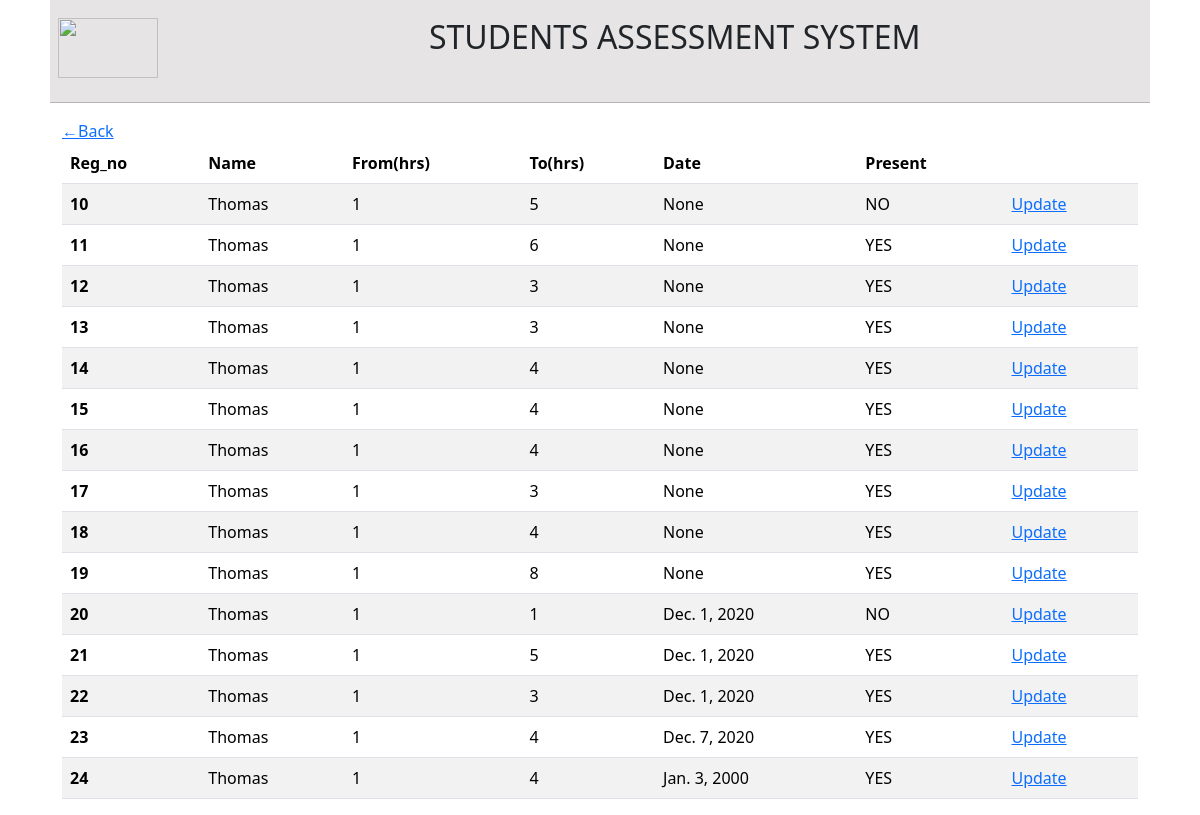
/viewatt/ (signed in), run on the app's committed database.
### users/models.py (models this page shows, shortened)
class pythonAttendance(models.Model):
    reg=models.IntegerField(default=0)
    name=models.CharField(max_length=300)
    ONE=1
    TWO=2
    THREE=3
    FOUR=4
    FIVE=5
    SIX=6
    SEVEN=7
    EIGHT=8
    NINE=9
    TEN=10
    ELEVEN=11
    TWELVE=12
    TIMEHRS=[
        (ONE,1),
        (TWO,2),
        (THREE,3),
        (FOUR,4),
        (FIVE,5),
        (SIX,6),
        (SEVEN,7),
        (EIGHT,8),
        (NINE,9),
        (TEN,10),
        (ELEVEN,11),
        (TWELVE,12)
    ]
    YES='YES'
    NO='NO'
    PRESENT=[
        (YES,'YES'),
        (NO,'NO')
    ]
    From_hrs=models.IntegerField(choices=TIMEHRS,default=ONE)
    To_hrs=models.IntegerField(choices=TIMEHRS,default=ONE)
    present=models.CharField(max_length=50,choices=PRESENT,default=YES)
    sumhrs=models.IntegerField(default=0)
    date=models.DateField(blank=True, null=True)

### student/views.py (the view, shortened to what this page needs)
# urls.py: path('viewatt/',vatt_view,name='vatt-view')
def vatt_view(request):
    pk=request.session.get('pk')
    print(pk)
    user=CustomUser.objects.get(pk=pk)
    if user.unit=='python':
        print('continue!!!!!')
        attendance=pythonAttendance.objects.all()
        context={
            'att':attendance
        }
        return render(request, 'vatt.html',context)

### templates/vatt.html
{%extends 'base.html'%}
{%load static%}
{%block content%}
<a href="/home/">&#8592;Back</a>
<table class="table table-striped">
    <thead>
      <tr>
        <th scope="col">Reg_no</th>
        <th scope="col">Name</th>
        <th scope="col">From(hrs)</th>
        <th scope="col">To(hrs)</th>
        <th scope="col">Date</th>
        <th scope="col">Present</th>
        <th scope="col"></th>
      </tr>
    </thead>
    <tbody>
    {%for student in att%}
      <tr>
        <th scope="row">{{student.pk}}</th>
        <td>{{student.name}}</td>
        <td>{{student.From_hrs}}</td>
        <td>{{student.To_hrs}}</td>
        <td>{{student.date}}</td>
        <td>{{student.present}}</td>
        <td><a href="{%url 'updateatt-view' student.pk%}">Update</a></td>
      </tr>
      {%endfor%}
    </tbody>
  </table>
{%endblock content%}

### static/styles.css (style rules this page uses)
body { padding-left: 50px; padding-right: 50px; font-family:'Segoe UI', Tahoma, Geneva, Verdana, sans-serif; }

### data on the page
pythonAttendance: pk "10", name "Thomas", From_hrs "1", To_hrs "5", date "None", present "NO"
pythonAttendance: pk "11", name "Thomas", From_hrs "1", To_hrs "6", date "None", present "YES"
pythonAttendance: pk "12", name "Thomas", From_hrs "1", To_hrs "3", date "None", present "YES"
pythonAttendance: pk "13", name "Thomas", From_hrs "1", To_hrs "3", date "None", present "YES"
pythonAttendance: pk "14", name "Thomas", From_hrs "1", To_hrs "4", date "None", present "YES"
pythonAttendance: pk "15", name "Thomas", From_hrs "1", To_hrs "4", date "None", present "YES"
pythonAttendance: pk "16", name "Thomas", From_hrs "1", To_hrs "4", date "None", present "YES"
pythonAttendance: pk "17", name "Thomas", From_hrs "1", To_hrs "3", date "None", present "YES"
pythonAttendance: pk "18", name "Thomas", From_hrs "1", To_hrs "4", date "None", present "YES"
pythonAttendance: pk "19", name "Thomas", From_hrs "1", To_hrs "8", date "None", present "YES"
pythonAttendance: pk "20", name "Thomas", From_hrs "1", To_hrs "1", date "Dec. 1, 2020", present "NO"
pythonAttendance: pk "21", name "Thomas", From_hrs "1", To_hrs "5", date "Dec. 1, 2020", present "YES"
pythonAttendance: pk "22", name "Thomas", From_hrs "1", To_hrs "3", date "Dec. 1, 2020", present "YES"
pythonAttendance: pk "23", name "Thomas", From_hrs "1", To_hrs "4", date "Dec. 7, 2020", present "YES"
pythonAttendance: pk "24", name "Thomas", From_hrs "1", To_hrs "4", date "Jan. 3, 2000", present "YES"
